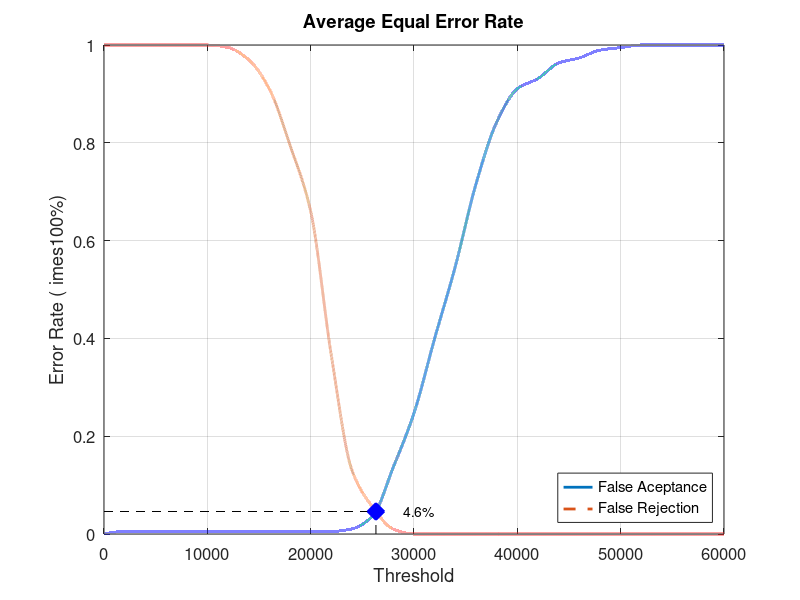
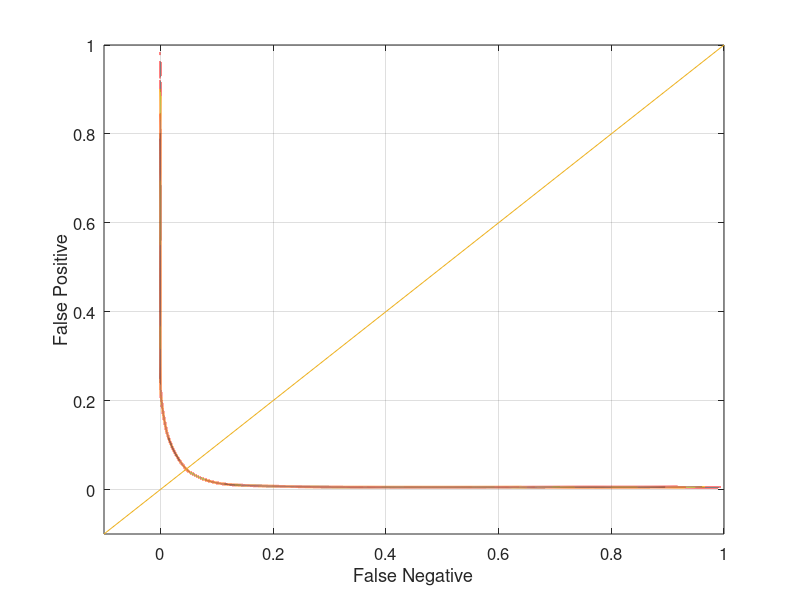

Reproduce these figures in MATLAB, in order.
close all;
clear;
clc;
x = 0:2000:60000;
xq = 0:0.5:60000;

y0 = [0 0.00526316 0.00526316 0.00526316 0.00526316 0.00526316 0.00526316 0.00526316 0.00526316 0.00526316 0.00526316 0.00526316 0.0105263 0.0368421 0.136842 0.247368 0.4 0.547368 0.715789 0.842105 0.910526 0.931579 0.963158 0.973684 0.989474 0.994737 1 1 1 1 1]
yy0 = interp1(x, y0, xq, 'pchip');
y1 = [1 1 1 1 1 1 0.995 0.97 0.91 0.795 0.66 0.365 0.13 0.055 0.01 0 0 0 0 0 0 0 0 0 0 0 0 0 0 0 0]
yy1 = interp1(x, y1, xq, 'pchip');

% Calculating EER: 
y2 = abs(y0 - y1);
find(y2 == min(y2))
yy2 = abs(yy0 - yy1);
xEER = find(yy2 == min(yy2));
xEERIndex = xq(xEER) % X-axis EER
yEER = yy0(xEER) % Y-axis EER

main = figure
plot(xq, yy0,'-','LineWidth', 2);	hold on
plot(xq, yy1,'--','LineWidth', 2);	hold on
plot([xEERIndex xEERIndex], [0 yEER], 'k--');	hold on
plot([0 xEERIndex], [yEER yEER], 'k--');	hold on
plot(xEERIndex, yEER, 'bx', 'LineWidth', 10);	hold on
text(xEERIndex + 10 * xEERIndex / 100, yEER, [num2str(round((10000 * yEER)) / 100) '%'])
legend('False Aceptance', 'False Rejection', 'Location', 'SouthEast')
xlabel('Threshold')
ylabel('Error Rate (	imes100%)')
title('Average Equal Error Rate')
set(gca, 'FontSize', 12)
axis([0 60000 0 1])
grid on

print(main, 'Database1_4Main', '-dpng');
FNRxFPR = figure('Color', [1 1 1]);
plot(yy1, yy0, '-', yy1, yy0, 'LineWidth', 2);
hold on
y = -0.1:0.1:1
plot(y, y); 
set(gca, 'FontSize', 12)
xlabel('False Negative')
ylabel('False Positive')
axis([-0.1 1 -0.1 1])
set(gca, 'FontSize', 12)
grid on

print(FNRxFPR, 'Database1_4FNRxFPR','-dpng');
